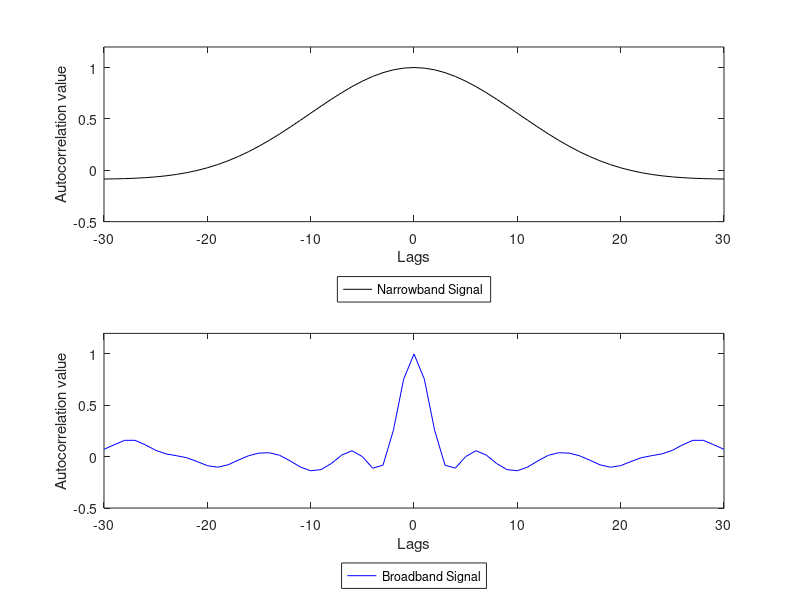

This figure's MATLAB source: (Note: this script raises an error after producing the figure.)
clc; clear all; close all;

load bandwidths.mat; % loading the file
% there is two variable: signals x and y
% x: narrowband signal 
% y: broadband signal 

[rxx, lags_x] = xcorr(x, x, 'coeff', 30); % autocorrelation x
[ryy, lags_y] = xcorr(y, y, 'coeff', 30); % autocorrelation y

% plot
subplot(2, 1, 1);
plot(lags_x, rxx, 'k', 'DisplayName', 'Narrowband Signal');
ylabel('Autocorrelation value'); % x-axis name
xlabel('Lags'); hold on; % y-axis name; joint plot 
axis([-30 30 -0.5 1.2]); % limits of the axis plot
legend('Orientation','horizontal','Box','on','Location','southoutside');

subplot(2, 1, 2);
plot(lags_y, ryy, 'b', 'DisplayName', 'Broadband Signal');
ylabel('Autocorrelation value');
xlabel('Lags');
axis([-30 30 -0.5 1.2]);
legend('Orientation','horizontal','Box','on','Location','southoutside');
sgtitle('Autocorrelation of signals X and Y');
grid(); % insert lines 
saveas(gcf, 'semmlow_2_31.png');